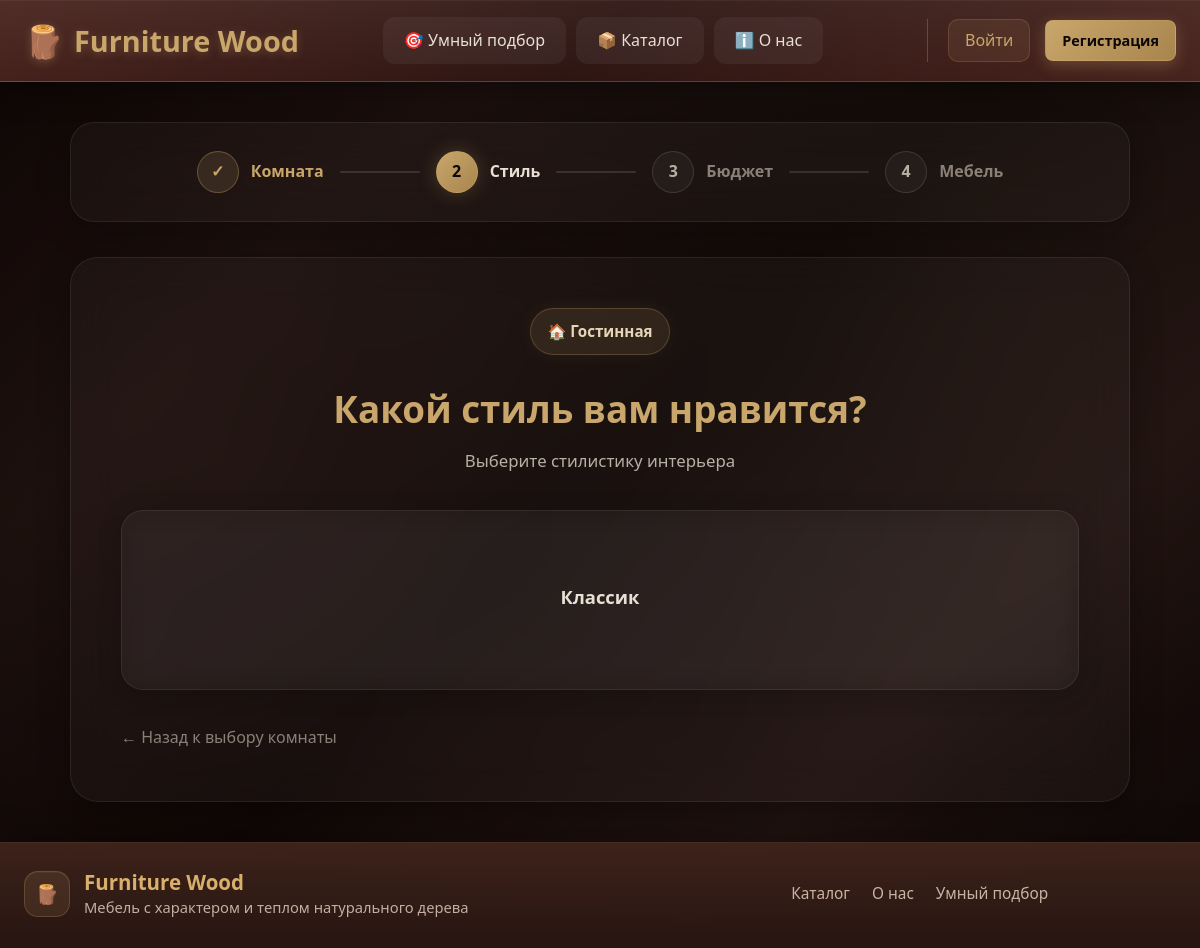
/catalog/smart/gostinnaya/, run on an earlier commit of the app's database.
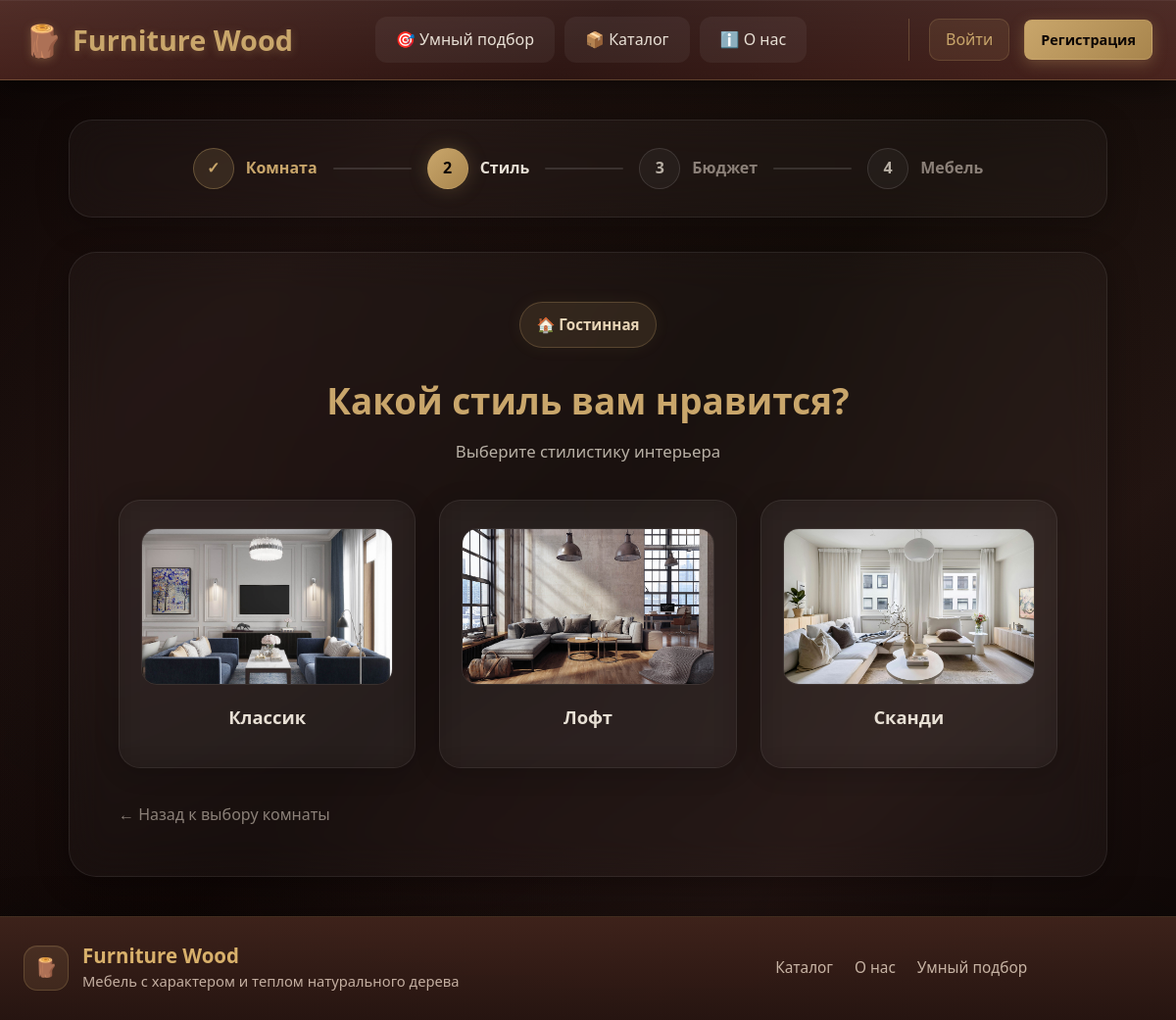
And on a later commit of the database.
### catalog/models.py (models this page shows, shortened)
class Style(models.Model):
    name = models.CharField(max_length=100, verbose_name="Название")
    slug = models.SlugField(unique=True, verbose_name="URL")
    icon = models.CharField(max_length=50, default="🎨", verbose_name="Иконка")
    description = models.TextField(blank=True, verbose_name="Описание")
    image = models.ImageField(upload_to='styles/', blank=True, null=True, verbose_name="Изображение")
    class Meta:
        verbose_name = "Стиль"
        verbose_name_plural = "Стили"
        ordering = ['name']

### catalog/views.py (the view)
# urls.py: path('smart/<slug:room_slug>/', views.smart_select_style, name='smart_select_style'),
def smart_select_style(request, room_slug):
    room = get_object_or_404(RoomType, slug=room_slug)
    request.session['smart_select'] = {'room': room_slug}
    request.session.modified = True
    styles = Style.objects.all()
    return render(request, 'catalog/smart_select/step2_style.html', {
        'room': room,
        'styles': styles,
        'step': 2,
        'total_steps': 4
    })

### templates/catalog/smart_select/step2_style.html (shortened to what this page needs)
{% extends 'base.html' %}
{% block content %}
<div class="smart-select">
    <div class="progress-bar">
    <div class="progress-steps">
        <div class="progress-step completed">
                <span class="step-number">✓</span>
                <span class="step-name">Комната</span>
            </div>
        <div class="progress-line"></div>
        <div class="progress-step active">
            <span class="step-number">2</span>
            <span class="step-name">Стиль</span>
        </div>
        <div class="progress-line"></div>
        <div class="progress-step">
            <span class="step-number">3</span>
            <span class="step-name">Бюджет</span>
        </div>
        <div class="progress-line"></div>
        <div class="progress-step">
            <span class="step-number">4</span>
            <span class="step-name">Мебель</span>
        </div>
    </div>
    </div>
    <div class="step-content">
        <div class="selected-info">
            <span class="selected-badge">{{ room.icon }} {{ room.name }}</span>
        </div>
        <h1>Какой стиль вам нравится?</h1>
        <p class="step-subtitle">Выберите стилистику интерьера</p>
        <div class="options-grid">
            {% for style in styles %}
            <a href="{% url 'catalog:smart_select_budget' room.slug style.slug %}" class="option-card">
                {% if style.image %}
                <img src="{{ style.image.url }}" alt="{{ style.name }}" class="option-image">
                {% endif %}
                <div class="option-name">{{ style.name }}</div>
            </a>
            {% endfor %}
        </div>
        <a href="{% url 'catalog:smart_select_start' %}" class="back-link">← Назад к выбору комнаты</a>
    </div>
</div>
{% endblock %}

What changed in the data, as far as the page shows it:
changed Style "Классик": image: picture added
added Style: image (picture), name "Лофт"
added Style: image (picture), name "Сканди"
